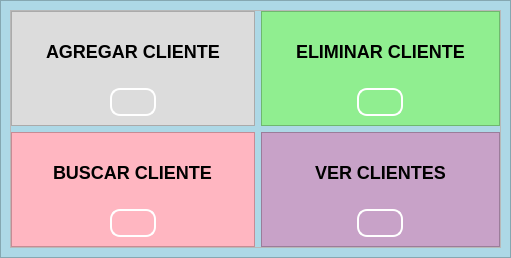
                <widget class="QWidget" name="costumer_page">
                 <layout class="QVBoxLayout" name="verticalLayout_6">
                  <property name="leftMargin">
                   <number>0</number>
                  </property>
                  <property name="topMargin">
                   <number>0</number>
                  </property>
                  <property name="rightMargin">
                   <number>0</number>
                  </property>
                  <property name="bottomMargin">
                   <number>0</number>
                  </property>
                  <item>
                   <widget class="QFrame" name="background_color_2">
                    <property name="styleSheet">
                     <string notr="true">QFrame#background_color_2{
background-color: rgb(173, 216, 230);
}</string>
                    </property>
                    <property name="frameShape">
                     <enum>QFrame::StyledPanel</enum>
                    </property>
                    <property name="frameShadow">
                     <enum>QFrame::Raised</enum>
                    </property>
                    <layout class="QHBoxLayout" name="horizontalLayout_9">
                     <property name="leftMargin">
                      <number>9</number>
                     </property>
                     <item>
                      <widget class="QFrame" name="frame">
                       <property name="frameShape">
                        <enum>QFrame::StyledPanel</enum>
                       </property>
                       <property name="frameShadow">
                        <enum>QFrame::Raised</enum>
                       </property>
                       <layout class="QGridLayout" name="gridLayout">
                        <property name="leftMargin">
                         <number>0</number>
                        </property>
                        <property name="topMargin">
                         <number>0</number>
                        </property>
                        <property name="rightMargin">
                         <number>0</number>
                        </property>
                        <property name="bottomMargin">
                         <number>0</number>
                        </property>
                        <property name="horizontalSpacing">
                         <number>6</number>
                        </property>
                        <item row="2" column="0">
                         <widget class="QFrame" name="seach_costumer_frame">
                          <property name="styleSheet">
                           <string notr="true">QFrame{
background-color: rgb(255, 182, 193); /* Rosa Claro */
}

QLabel{
    font-size: 18px; /* Tamaño de fuente */
    font-weight: bold; /* Fuente en negrita */
    color: black; /* Color del texto (negro) */
    padding: 20px; /* Espaciado interno */


}

QPushButton {
    border: 2px solid white; /* Borde blanco de 2px */
    border-radius: 10px; /* Bordes redondeados */
    padding: 5px; /* Espaciado interno */
    background-color: transparent; /* Fondo transparente */
    color: white; /* Color de texto blanco */
}

QPushButton:hover {
    background-color: rgba(255, 255, 255, 0.2); /* Fondo blanco semi-transparente al pasar el mouse */
}

QPushButton:pressed {
    background-color: rgba(255, 255, 255, 0.4); /* Fondo blanco semi-transparente al presionar */
}</string>
                          </property>
                          <property name="frameShape">
                           <enum>QFrame::StyledPanel</enum>
                          </property>
                          <property name="frameShadow">
                           <enum>QFrame::Raised</enum>
                          </property>
                          <layout class="QVBoxLayout" name="verticalLayout_9">
                           <item alignment="Qt::AlignHCenter">
                            <widget class="QLabel" name="Title_funcion_label_3">
                             <property name="font">
                              <font>
                               <pointsize>-1</pointsize>
                               <weight>75</weight>
                               <bold>true</bold>
                              </font>
                             </property>
                             <property name="text">
                              <string>BUSCAR CLIENTE</string>
                             </property>
                            </widget>
                           </item>
                           <item alignment="Qt::AlignHCenter">
                            <widget class="QPushButton" name="custumer_search_botton">
                             <property name="text">
                              <string/>
                             </property>
                             <property name="icon">
                              <iconset resource="../icons.qrc">
                               <normaloff>:/icons/assets/icons/icons8-find-user-male-96.png</normaloff>:/icons/assets/icons/icons8-find-user-male-96.png</iconset>
                             </property>
                             <property name="iconSize">
                              <size>
                               <width>96</width>
                               <height>96</height>
                              </size>
                             </property>
                            </widget>
                           </item>
                          </layout>
                         </widget>
                        </item>
                        <item row="0" column="1">
                         <widget class="QFrame" name="del_costumer_frame">
                          <property name="styleSheet">
                           <string notr="true">QFrame{
background-color: rgb(144, 238, 144); /* Verde Claro */
}

QLabel{
    font-size: 18px; /* Tamaño de fuente */
    font-weight: bold; /* Fuente en negrita */
    color: black; /* Color del texto (negro) */
    padding: 20px; /* Espaciado interno */


}

QPushButton {
    border: 2px solid white; /* Borde blanco de 2px */
    border-radius: 10px; /* Bordes redondeados */
    padding: 5px; /* Espaciado interno */
    background-color: transparent; /* Fondo transparente */
    color: white; /* Color de texto blanco */
}

QPushButton:hover {
    background-color: rgba(255, 255, 255, 0.2); /* Fondo blanco semi-transparente al pasar el mouse */
}

QPushButton:pressed {
    background-color: rgba(255, 255, 255, 0.4); /* Fondo blanco semi-transparente al presionar */
}</string>
                          </property>
                          <property name="frameShape">
                           <enum>QFrame::StyledPanel</enum>
                          </property>
                          <property name="frameShadow">
                           <enum>QFrame::Raised</enum>
                          </property>
                          <layout class="QVBoxLayout" name="verticalLayout_8">
                           <item alignment="Qt::AlignHCenter">
                            <widget class="QLabel" name="Title_funcion_label_2">
                             <property name="font">
                              <font>
                               <pointsize>-1</pointsize>
                               <weight>75</weight>
                               <bold>true</bold>
                              </font>
                             </property>
                             <property name="text">
                              <string>ELIMINAR CLIENTE</string>
                             </property>
                            </widget>
                           </item>
                           <item alignment="Qt::AlignHCenter">
                            <widget class="QPushButton" name="custumer_del_botton">
                             <property name="text">
                              <string/>
                             </property>
                             <property name="icon">
                              <iconset resource="../icons.qrc">
                               <normaloff>:/icons/assets/icons/icons8-retire-hombre-usuario-96.png</normaloff>:/icons/assets/icons/icons8-retire-hombre-usuario-96.png</iconset>
                             </property>
                             <property name="iconSize">
                              <size>
                               <width>96</width>
                               <height>96</height>
                              </size>
                             </property>
                            </widget>
                           </item>
                          </layout>
                         </widget>
                        </item>
                        <item row="0" column="0">
                         <widget class="QFrame" name="add_costumer_frame">
                          <property name="styleSheet">
                           <string notr="true">QFrame{
background-color: rgb(220, 220, 220);
}

QLabel{
    font-size: 18px; /* Tamaño de fuente */
    font-weight: bold; /* Fuente en negrita */
    color: black; /* Color del texto (negro) */
    padding: 20px; /* Espaciado interno */

}

QPushButton {
    border: 2px solid white; /* Borde blanco de 2px */
    border-radius: 10px; /* Bordes redondeados */
    padding: 5px; /* Espaciado interno */
    background-color: transparent; /* Fondo transparente */
    color: white; /* Color de texto blanco */
}

QPushButton:hover {
    background-color: rgba(255, 255, 255, 0.2); /* Fondo blanco semi-transparente al pasar el mouse */
}

QPushButton:pressed {
    background-color: rgba(255, 255, 255, 0.4); /* Fondo blanco semi-transparente al presionar */
}</string>
                          </property>
                          <property name="frameShape">
                           <enum>QFrame::StyledPanel</enum>
                          </property>
                          <property name="frameShadow">
                           <enum>QFrame::Raised</enum>
                          </property>
                          <layout class="QVBoxLayout" name="verticalLayout_7">
                           <item alignment="Qt::AlignHCenter">
                            <widget class="QLabel" name="Title_funcion_label">
                             <property name="font">
                              <font>
                               <pointsize>-1</pointsize>
                               <weight>75</weight>
                               <bold>true</bold>
                              </font>
                             </property>
                             <property name="text">
                              <string>AGREGAR CLIENTE</string>
                             </property>
                            </widget>
                           </item>
                           <item alignment="Qt::AlignHCenter">
                            <widget class="QPushButton" name="custumer_add_botton">
                             <property name="text">
                              <string/>
                             </property>
                             <property name="icon">
                              <iconset resource="../icons.qrc">
                               <normaloff>:/icons/assets/icons/icons8-añadir-grupo-de-usuarios-hombre-hombre-96.png</normaloff>:/icons/assets/icons/icons8-añadir-grupo-de-usuarios-hombre-hombre-96.png</iconset>
                             </property>
                             <property name="iconSize">
                              <size>
                               <width>96</width>
                               <height>96</height>
                              </size>
                             </property>
                            </widget>
                           </item>
                          </layout>
                         </widget>
                        </item>
                        <item row="2" column="1">
                         <widget class="QFrame" name="see_costumers_frame">
                          <property name="styleSheet">
                           <string notr="true">QFrame{
background-color: rgb(200, 162, 200); /* Morado Suave */

}

QLabel{
    font-size: 18px; /* Tamaño de fuente */
    font-weight: bold; /* Fuente en negrita */
    color: black; /* Color del texto (negro) */
    padding: 20px; /* Espaciado interno */


}

QPushButton {
    border: 2px solid white; /* Borde blanco de 2px */
    border-radius: 10px; /* Bordes redondeados */
    padding: 5px; /* Espaciado interno */
    background-color: transparent; /* Fondo transparente */
    color: white; /* Color de texto blanco */
}

QPushButton:hover {
    background-color: rgba(255, 255, 255, 0.2); /* Fondo blanco semi-transparente al pasar el mouse */
}

QPushButton:pressed {
    background-color: rgba(255, 255, 255, 0.4); /* Fondo blanco semi-transparente al presionar */
}</string>
                          </property>
                          <property name="frameShape">
                           <enum>QFrame::StyledPanel</enum>
                          </property>
                          <property name="frameShadow">
                           <enum>QFrame::Raised</enum>
                          </property>
                          <layout class="QVBoxLayout" name="verticalLayout_10">
                           <item alignment="Qt::AlignHCenter">
                            <widget class="QLabel" name="Title_funcion_label_4">
                             <property name="font">
                              <font>
                               <pointsize>-1</pointsize>
                               <weight>75</weight>
                               <bold>true</bold>
                              </font>
                             </property>
                             <property name="text">
                              <string>VER CLIENTES</string>
                             </property>
                            </widget>
                           </item>
                           <item alignment="Qt::AlignHCenter">
                            <widget class="QPushButton" name="custumer_see_botton">
                             <property name="text">
                              <string/>
                             </property>
                             <property name="icon">
                              <iconset resource="../icons.qrc">
                               <normaloff>:/icons/assets/icons/icons8-users-96.png</normaloff>:/icons/assets/icons/icons8-users-96.png</iconset>
                             </property>
                             <property name="iconSize">
                              <size>
                               <width>96</width>
                               <height>96</height>
                              </size>
                             </property>
                            </widget>
                           </item>
                          </layout>
                         </widget>
                        </item>
                       </layout>
                      </widget>
                     </item>
                    </layout>
                   </widget>
                  </item>
                 </layout>
                </widget>
